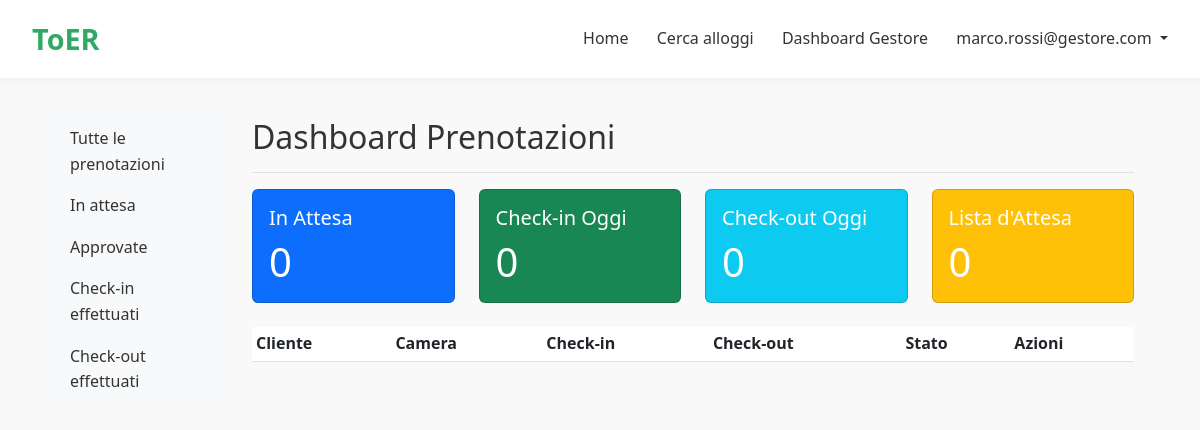
The page /prenotazioni/dashboard/prenotazioni/gestore/ (signed in) on the database as committed earlier.
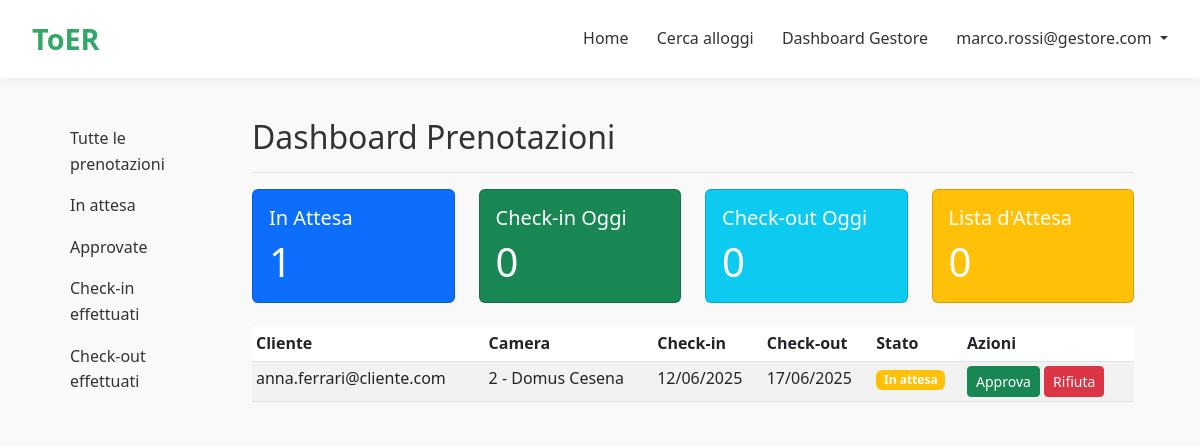
The same page on the database as committed later.
### prenotazioni/models.py (models this page shows, shortened)
class Booking(models.Model):
    STATUS_CHOICES = [
        ('pending', 'In attesa'),      # Prenotazione creata ma non ancora confermata
        ('approved', 'Approvata'),     # Prenotazione confermata
        ('rejected', 'Rifiutata'),     # Prenotazione rifiutata
        ('checked_in', 'Check-in effettuato'),  # Cliente ha effettuato il check-in
        ('checked_out', 'Check-out effettuato'),  # Cliente ha effettuato il check-out
        ('cancelled', 'Cancellata'),   # Prenotazione cancellata
    ]
    user = models.ForeignKey(settings.AUTH_USER_MODEL, on_delete=models.CASCADE)  # Utente che ha effettuato la prenotazione
    camera = models.ForeignKey(Camera, on_delete=models.CASCADE, null=True, blank=True)  # Camera prenotata
    check_in_date = models.DateField(default=get_default_check_in)  # Data prevista di check-in
    check_out_date = models.DateField(default=get_default_check_out)  # Data prevista di check-out
    num_people = models.IntegerField()  # Numero di persone per cui si prenota
    status = models.CharField(max_length=20, choices=STATUS_CHOICES, default='pending')  # Stato attuale della prenotazione
    notes = models.TextField(blank=True)  # Note aggiuntive sulla prenotazione
    created_at = models.DateTimeField(auto_now_add=True)  # Data e ora di creazione della prenotazione
    actual_check_in = models.DateTimeField(null=True, blank=True)  # Data e ora effettiva del check-in
    actual_check_out = models.DateTimeField(null=True, blank=True)  # Data e ora effettiva del check-out
    class Meta:
        ordering = ['-check_in_date', '-created_at']
        verbose_name = 'Prenotazione'
        verbose_name_plural = 'Prenotazioni'

### account/models.py (models this page shows, shortened)
class User(AbstractUser):
    class UserType(models.TextChoices):
        ADMIN = 'ADMIN', _('Admin')
        GESTORE = 'GESTORE', _('Gestore')
        CLIENTE = 'CLIENTE', _('Cliente')
    username = None
    first_name = None
    last_name = None
    email = models.EmailField(_('email address'), unique=True)
    user_type = models.CharField(
        max_length=10,
        choices=UserType.choices,
        default=UserType.CLIENTE,
        help_text=_('Specifica se l\'utente è un gestore o un cliente'),
    )
    nome = models.CharField(max_length=100, blank=True)
    cognome = models.CharField(max_length=100, blank=True)
    telefono = models.CharField(max_length=20, blank=True)
    USERNAME_FIELD = 'email'
    REQUIRED_FIELDS = []
    objects = UserManager()
    def is_gestore(self):
        return self.user_type == self.UserType.GESTORE

class Camera(models.Model):
    struttura = models.ForeignKey(Struttura, on_delete=models.CASCADE, related_name='camere')
    numero_camera = models.PositiveIntegerField(default=1)
    prezzo_per_notte = models.DecimalField(max_digits=7, decimal_places=2, default=50.00)
    def camera_image_upload_path(instance, filename):
        struttura_nome = instance.struttura.nome.replace(" ", "_")
        camera_nome = f"camera_{instance.numero_camera}"
        return f"strutture/camere/{struttura_nome}/{camera_nome}/{filename}"
    immagine = models.ImageField(upload_to=camera_image_upload_path, blank=True, null=True)
    disponibilita = models.BooleanField(default=True)
    numero_persone = models.PositiveIntegerField()
    descrizione = models.TextField(blank=True)
    bagno_privato = models.BooleanField(default=True)
    aria_condizionata = models.BooleanField(default=False)
    wifi = models.BooleanField(default=True)
    tv = models.BooleanField(default=False)
    balcone = models.BooleanField(default=False)
    vista = models.CharField(max_length=100, blank=True, help_text="Es: mare, montagna, città")
    letto_matrimoniale = models.BooleanField(default=False)
    letti_singoli = models.PositiveIntegerField(default=0)
    accessibile_disabili = models.BooleanField(default=False)

class Struttura(models.Model):
    TIPI_STRUTTURA = [
        ('hotel', 'Hotel'),
        ('b&b', 'Bed & Breakfast'),
        ('casa_vacanze', 'Casa Vacanze'),
        ('ostello', 'Ostello'),
    ]
    gestore = models.ForeignKey(GestoreProfile, on_delete=models.CASCADE, related_name='strutture')
    nome = models.CharField(max_length=200)
    descrizione = models.TextField()
    indirizzo = models.CharField(max_length=250)
    def struttura_image_upload_path(instance, filename):
        struttura_nome = instance.nome.replace(" ", "_")
        return f"strutture/{struttura_nome}/{filename}"
    immagine = models.ImageField(upload_to=struttura_image_upload_path, blank=True, null=True)
    disponibilita = models.BooleanField(default=True)
    tipologia = models.CharField(max_length=30, choices=TIPI_STRUTTURA, default='hotel')
    parcheggio = models.BooleanField(default=False)
    piscina = models.BooleanField(default=False)
    ristorante = models.BooleanField(default=False)
    animali_ammessi = models.BooleanField(default=False)
    citta = models.CharField(max_length=100, blank=True)
    telefono = models.CharField(max_length=20, blank=True)
    numero_camere = models.PositiveIntegerField(default=1)

### prenotazioni/views.py (the view)
# urls.py: path('dashboard/prenotazioni/gestore/', views.prenotazioni_gestore, name='prenotazioni_gestore'),  # Dashboard gestore
@login_required
@user_passes_test(is_manager)
def prenotazioni_gestore(request):
    today = timezone.localtime(timezone.now()).date()
    status = request.GET.get('status')
    prenotazioni = Booking.objects.all().order_by('-check_in_date')
    if status:
        prenotazioni = prenotazioni.filter(status=status)
    stats = {
        'pending': Booking.objects.filter(status='pending').count(),
        'checkin_today': Booking.objects.filter(status='approved', check_in_date=today).count(),
        'checkout_today': Booking.objects.filter(status='checked_in', check_out_date=today).count(),
        'waiting_list': Booking.objects.filter(status='waiting').count(),
    }
    waiting_list = Booking.objects.filter(status='waiting').order_by('created_at')
    context = {
        'prenotazioni': prenotazioni,
        'stats': stats,
        'waiting_list': waiting_list,
        'status': status,
    }
    return render(request, 'prenotazioni/prenotazioni_gestore.html', context)

### prenotazioni/views.py (called while the page is built)
def is_manager(user):
    return user.is_gestore()

### prenotazioni/templates/prenotazioni/prenotazioni_gestore.html (shortened to what the changed rows need)
{% extends 'home.html' %}
{% load static %}
{% block content %}
<div class="container-fluid">
    <div class="row">
        <div class="col-md-9 ms-sm-auto col-lg-10 px-md-4">
            <div class="d-flex justify-content-between flex-wrap flex-md-nowrap align-items-center pt-3 pb-2 mb-3 border-bottom">
                <h1 class="h2">Dashboard Prenotazioni</h1>
            </div>
            <div class="row mb-4">
                <div class="col-md-3">
                    <div class="card text-white bg-primary">
                        <div class="card-body">
                            <h5 class="card-title">In Attesa</h5>
                            <p class="card-text display-6">{{ stats.pending }}</p>
                        </div>
                    </div>
                </div>
            </div>
            <div class="table-responsive">
                <table class="table table-striped table-sm">
                    <thead>
                        <tr>
                            <th>Cliente</th>
                            <th>Camera</th>
                            <th>Check-in</th>
                            <th>Check-out</th>
                            <th>Stato</th>
                            <th>Azioni</th>
                        </tr>
                    </thead>
                    <tbody>
                        {% for prenotazione in prenotazioni %}
                        <tr>
                            <td>{{ prenotazione.user.email }}</td>
                            <td>{{ prenotazione.camera.numero_camera }} - {{ prenotazione.camera.struttura.nome }}</td>
                            <td>{{ prenotazione.check_in_date|date:"d/m/Y" }}</td>
                            <td>{{ prenotazione.check_out_date|date:"d/m/Y" }}</td>
                            <td>
                                <span class="badge {% if prenotazione.status == 'pending' %}bg-warning{% elif prenotazione.status == 'approved' %}bg-success{% elif prenotazione.status == 'checked_in' %}bg-info{% elif prenotazione.status == 'checked_out' %}bg-secondary{% elif prenotazione.status == 'cancelled' %}bg-danger{% endif %}">
                                    {{ prenotazione.get_status_display }}
                                </span>
                            </td>
                            <td>
                                {% if prenotazione.status == 'pending' %}
                                <form method="post" action="{% url 'prenotazioni:gestisci_prenotazione' prenotazione.id %}" class="d-inline">
                                    <button type="submit" class="btn btn-success btn-sm">Approva</button>
                                </form>
                                <form method="post" action="{% url 'prenotazioni:gestisci_prenotazione' prenotazione.id %}" class="d-inline">
                                    <button type="submit" class="btn btn-danger btn-sm">Rifiuta</button>
                                </form>
                                {% elif prenotazione.status == 'approved' %}
                                <form method="post" action="{% url 'prenotazioni:gestisci_prenotazione' prenotazione.id %}" class="d-inline">
                                    {% csrf_token %}
                                    <input type="hidden" name="azione" value="check_in">
                                    <button type="submit" class="btn btn-primary btn-sm">Check-in</button>
                                </form>
                                {% elif prenotazione.status == 'checked_in' %}
                                <form method="post" action="{% url 'prenotazioni:gestisci_prenotazione' prenotazione.id %}" class="d-inline">
                                    {% csrf_token %}
                                    <input type="hidden" name="azione" value="check_out">
                                    <button type="submit" class="btn btn-info btn-sm">Check-out</button>
                                </form>
                                {% endif %}
                            </td>
                        </tr>
                        {% endfor %}
                    </tbody>
                </table>
            </div>
        </div>
    </div>
</div>
{% endblock %}

Rows that differ between the two databases and show on the page:
added Booking: user.email "anna.ferrari@cliente.com", camera.numero_camera "2", camera.struttura.nome "Domus Cesena", check_in_date "12/06/2025", check_out_date "17/06/2025", status "In attesa", shows "Approva"
Other text that changed with them:
{{ stats.pending }}: "0" → "1"
